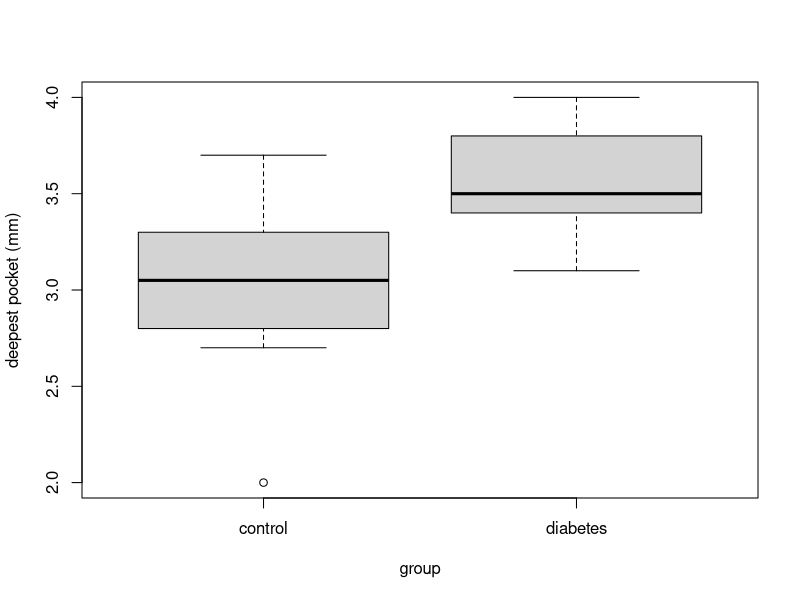
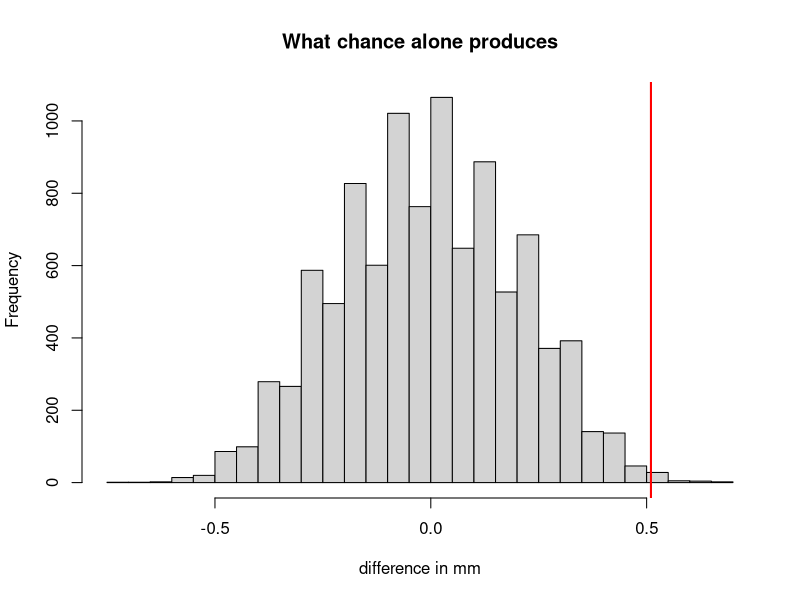
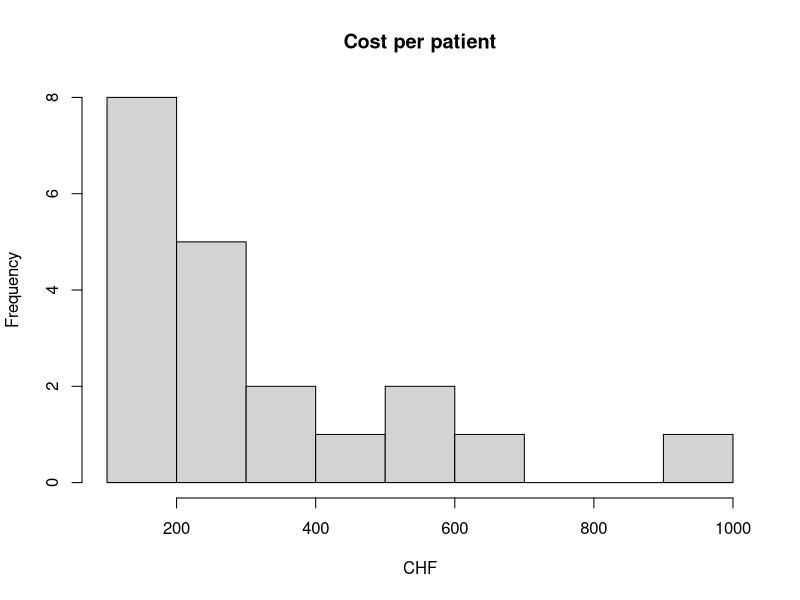
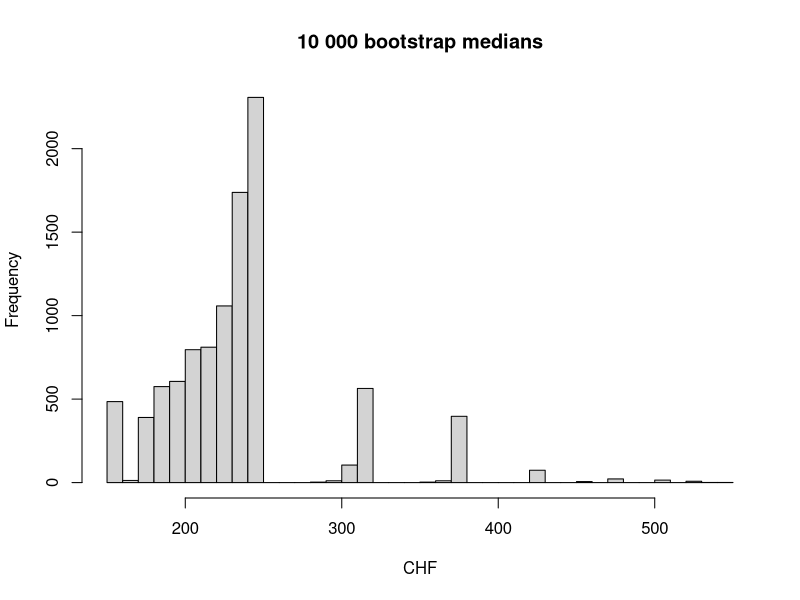
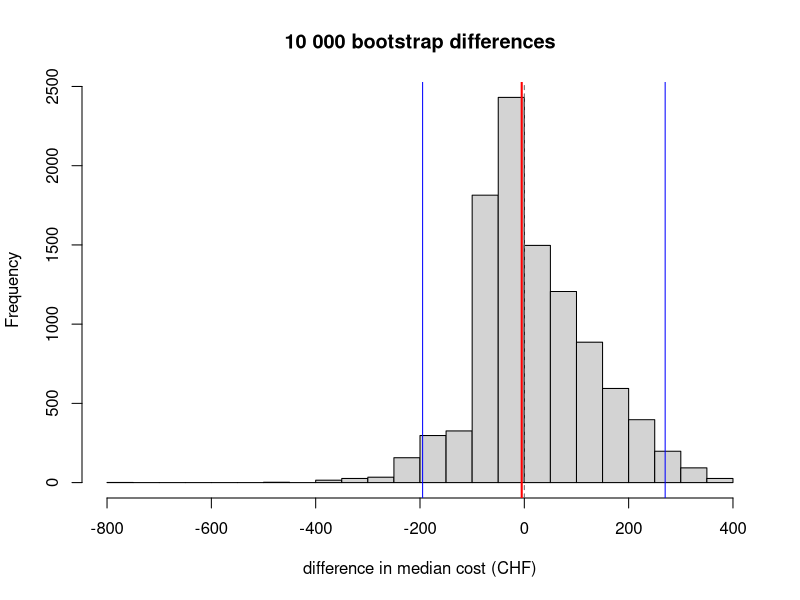
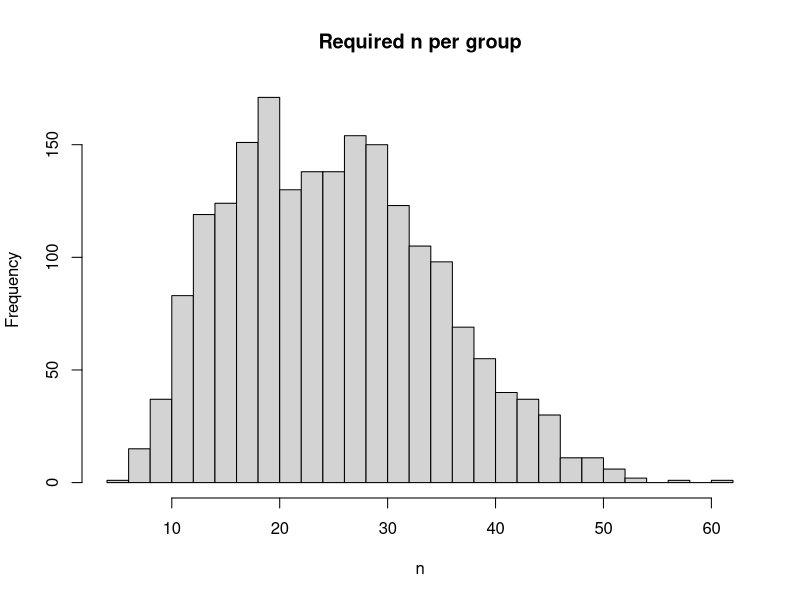

The R script that drew these images, in order:
# ==================================================================
#  Day 3 - Resampling: hands-on
#  Base R only. Nothing to download.
#  Put the cursor on a line and press Ctrl+Enter (Mac: Cmd+Enter).
# ==================================================================


# ---- 0. Make the data --------------------------------------------
#  Just run this block. It invents 20 patients so that we have
#  something to work with. How it works is a topic for another day.

set.seed(2026)

group <- rep(c("diabetes", "control"), each = 10)
true_depth <- c(rnorm(10, mean = 3.4, sd = 0.35),   # 10 with diabetes
                rnorm(10, mean = 2.8, sd = 0.35))   # 10 without

site1 <- round(true_depth + rnorm(20, 0, 0.30), 1)  # four sites around
site2 <- round(true_depth + rnorm(20, 0, 0.30), 1)  # one tooth,
site3 <- round(true_depth + rnorm(20, 0, 0.30), 1)  # probing depth in mm
site4 <- round(true_depth + rnorm(20, 0, 0.30), 1)

cost <- round(rlnorm(20, log(280), 0.55), -1)       # in CHF

d <- data.frame(patient = 1:20, group, site1, site2, site3, site4, cost)


# ---- 1. Look at it -----------------------------------------------

d                 # 20 rows: small enough to print the whole table
View(d)           # or open it as a spreadsheet - capital V

table(d$group)    # 10 patients in each group

# View() is a viewer, not an editor. You change data in the script,
# never in that window.


# ---- 2. One number per patient -----------------------------------
# The deepest of the four sites is what decides the treatment.

d$depth <- pmax(d$site1, d$site2, d$site3, d$site4)

d                 # a new column on the right - check a row by eye

a <- d$depth[d$group == "diabetes"]     # the 10 diabetic patients
b <- d$depth[d$group == "control"]      # the 10 others

mean(a)                # 3.54
mean(b)                # 3.03
mean(a) - mean(b)      # 0.51 mm deeper

boxplot(depth ~ group, data = d, ylab = "deepest pocket (mm)")


# ---- 3. Permutation test -----------------------------------------
# Question: could chance alone produce a gap of 0.51 mm?

obs  <- mean(a) - mean(b)     # the number we have to judge
pool <- c(a, b)               # all 20 patients, labels thrown away

# One shuffle: pick 10 of the 20 at random, call them "diabetes",
# and see what difference comes out.
i <- sample(20, 10)
mean(pool[i]) - mean(pool[-i])       # pool[-i] means "all the others"

# Now do that 10 000 times and keep every answer.
diffs <- replicate(10000, {
  i <- sample(20, 10)
  mean(pool[i]) - mean(pool[-i])
})

hist(diffs, breaks = 40, xlab = "difference in mm",
     main = "What chance alone produces")
abline(v = obs, col = "red", lwd = 2)

mean(abs(diffs) >= abs(obs))     # the p-value  ->  0.008

# The classical test, for comparison:
t.test(depth ~ group, data = d)  # p = 0.012
# It prints -0.51 because R puts "control" first. Same difference.


# ---- 4. Bootstrap -------------------------------------------------
# Question: the median cost is 235 CHF - how precise is that?

hist(d$cost, breaks = 12, xlab = "CHF", main = "Cost per patient")
mean(d$cost)          # 316  - dragged up by a few expensive patients
median(d$cost)        # 235  - the typical patient

# One redraw: 20 patients drawn from our 20, with repeats allowed.
median(sample(d$cost, 20, replace = TRUE))

# Now 10 000 redraws, and the middle 95% of the answers.
meds <- replicate(10000, median(sample(d$cost, 20, replace = TRUE)))

quantile(meds, c(0.025, 0.975))      # 160 to 380 CHF

hist(meds, breaks = 40, xlab = "CHF", main = "10 000 bootstrap medians")

# Your turn: put mean in place of median in the two lines above.
# Nothing else has to change - that is the point of the method.

# ---- 5. Bootstrap: a difference between two groups ---------------
# Question: do diabetic patients cost more than controls?
# Each group is redrawn separately and keeps its own size.
# Compare with part 3, where the labels were deliberately pooled.
 
dia <- d$cost[d$group == "diabetes"]     # 10 patients
con <- d$cost[d$group == "control"]      # 10 patients
 
median(dia)                          # 230 CHF
median(con)                          # 235 CHF
median(dia) - median(con)            # -5 CHF
 
dif <- replicate(10000, median(sample(dia, 10, TRUE)) -
                        median(sample(con, 10, TRUE)))
 
quantile(dif, c(0.025, 0.975))       # about -195 to +270 CHF
 
hist(dif, breaks = 40, xlab = "difference in median cost (CHF)",
     main = "10 000 bootstrap differences")
abline(v = median(dia) - median(con), col = "red",    lwd = 2)
abline(v = 0,                         col = "grey40", lty = 2)
abline(v = -195, col= "blue")
abline(v = 270, col = "blue")


# ==================================================================
#  Extra, if there is time
# ==================================================================

# How big must the real study be? delta is the difference you would
# not want to miss - your judgement, not a calculation.

# The spread we need is the spread WITHIN the groups, from all 20:
sd(a)                              # 0.28 mm in the diabetic arm
sd(b)                              # 0.48 mm in the control arm
s <- sqrt((var(a) + var(b)) / 2)   # both arms together
s                                  # 0.39 mm

power.t.test(delta = 0.3, sd = s, power = 0.80)   # 28 patients per group

# And s itself comes from only 20 patients, so it is shaky too.
# Redraw both arms 2 000 times and recompute the sample size:
ns <- replicate(2000, {
  s2 <- sqrt((var(sample(a, 10, replace = TRUE)) +
              var(sample(b, 10, replace = TRUE))) / 2)
  power.t.test(delta = 0.3, sd = s2, power = 0.80)$n
})
quantile(ns, c(0.025, 0.975))      # 11 to 46 - plan for the top end
hist(ns, breaks = 30, xlab = "n", main = "Required n per group")
mean(ns>28) #risk of being underpowered with 28 patients per group


# ==================================================================
#  replace = FALSE  ->  shuffle  ->  is there a difference?
#  replace = TRUE   ->  redraw   ->  how precise is the estimate?
#
#  Change set.seed(2026) to any other number, run the script again,
#  and watch every answer move. That is sampling variation.
# ==================================================================
